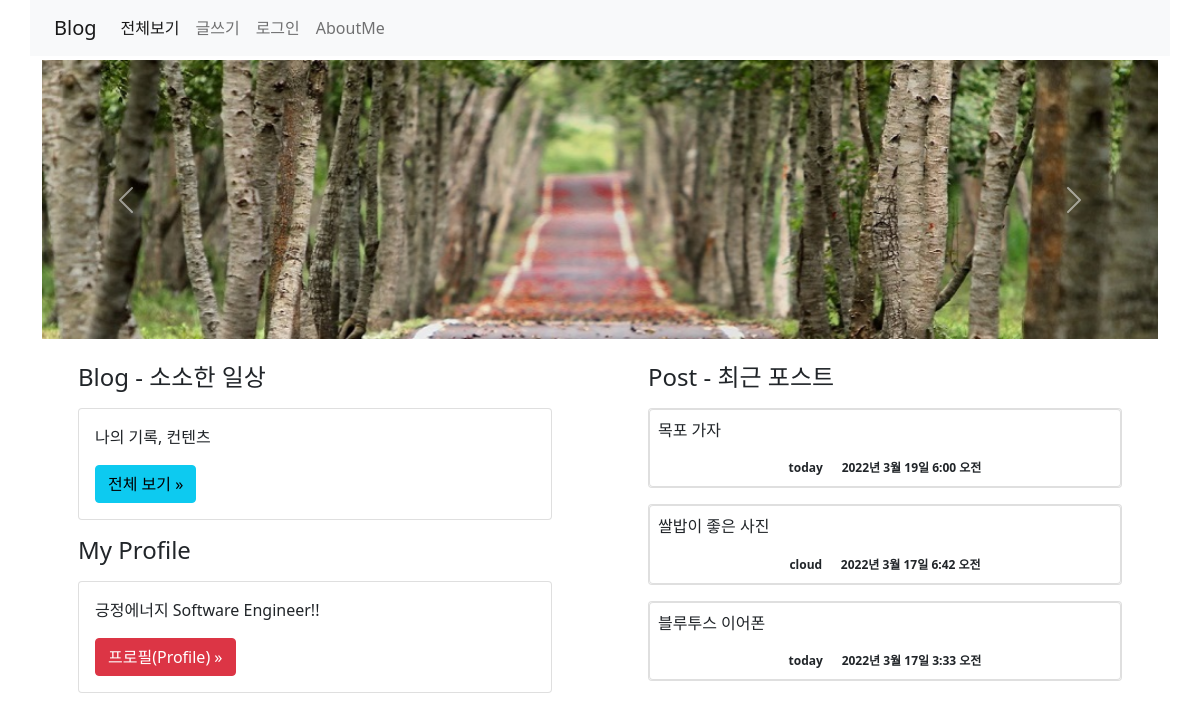
The page / on the database its author committed.
### blog/models.py (models this page shows, shortened)
class Post(models.Model):
    title = models.CharField(max_length=100)
    content = models.TextField()
    pub_date = models.DateTimeField()
    modify_date = models.DateTimeField(null=True, blank=True)
    photo = models.ImageField(upload_to='blog/images/%Y/%m/%d', null=True, blank=True)
    file = models.FileField(upload_to='blog/files/%Y/%m/%d', null=True, blank=True)
    author = models.ForeignKey(User, on_delete=models.CASCADE)
    category = models.ForeignKey(Category, null=True, blank=True, on_delete=models.SET_NULL)

### aboutme/views.py (the view)
# urls.py: path('', views.index, name='index'),
def index(request):
    recent_post = Post.objects.order_by('-pk')[:3]
    context = {'recent_post': recent_post}
    return render(request, 'aboutme/index.html', context)

### templates/aboutme/index.html (shortened to what this page needs)
{% extends 'base.html' %}
{% load static %}
{% block content %}
<div class="container">
    <div id="carouselExampleControls" class="carousel slide" data-bs-ride="carousel">
      <div class="carousel-inner">
        <div class="carousel-item active">
          <img src="{% static 'aboutme/images/header1.jpg' %}" class="d-block w-100" alt="배경사진1">
        </div>
      </div>
      <button class="carousel-control-prev" type="button" data-bs-target="#carouselExampleControls"
              data-bs-slide="prev">
        <span class="carousel-control-prev-icon" aria-hidden="true"></span>
      </button>
      <button class="carousel-control-next" type="button" data-bs-target="#carouselExampleControls"
              data-bs-slide="next">
        <span class="carousel-control-next-icon" aria-hidden="true"></span>
      </button>
    </div>
    <div class="row">
        <div class="col-6 mt-4 px-5">
            <h4>Blog - 소소한 일상</h4>
            <div class="card my-3">
                <div class="card-body">
                    <p>나의 기록, 컨텐츠</p>
                    <a href="{% url 'blog:postlist' %}" class="btn btn-info">전체 보기 &raquo;</a>
                </div>
            </div>
            <h4 class="mt-3">My Profile</h4>
            <div class="card my-3">
                <div class="card-body">
                    <p>긍정에너지 Software Engineer!!</p>
                    <a href="{% url 'aboutme:profile' %}" class="btn btn-danger">프로필(Profile) &raquo;</a>
                </div>
            </div>
        </div>
        <div class="col-6 mt-4 px-5">
            <h4>Post - 최근 포스트</h4>
            {% for post in recent_post %}
            <div class="card my-3">
                <div class="card body py-2 px-2">
                    <p>
                        <a href="{% url 'blog:detail' post.id %}"
                          class="text-dark text-decoration-none">{{ post.title }}</a>
                    </p>
                    <span class="badge text-dark text-right">
                        {{ post.author.username }} &nbsp &nbsp &nbsp{{ post.pub_date }}
                    </span>
                </div>
            </div>
            {% endfor %}
        </div>
    </div>
</div>
{% endblock %}

### static/post/css/style.css (style rules this page uses)
body { padding-top: 60px; }

### rows shown on the page
Post: title "목포 가자", author.username "today", pub_date "2022년 3월 19일 6:00 오전"
Post: title "쌀밥이 좋은 사진", author.username "cloud", pub_date "2022년 3월 17일 6:42 오전"
Post: title "블루투스 이어폰", author.username "today", pub_date "2022년 3월 17일 3:33 오전"
